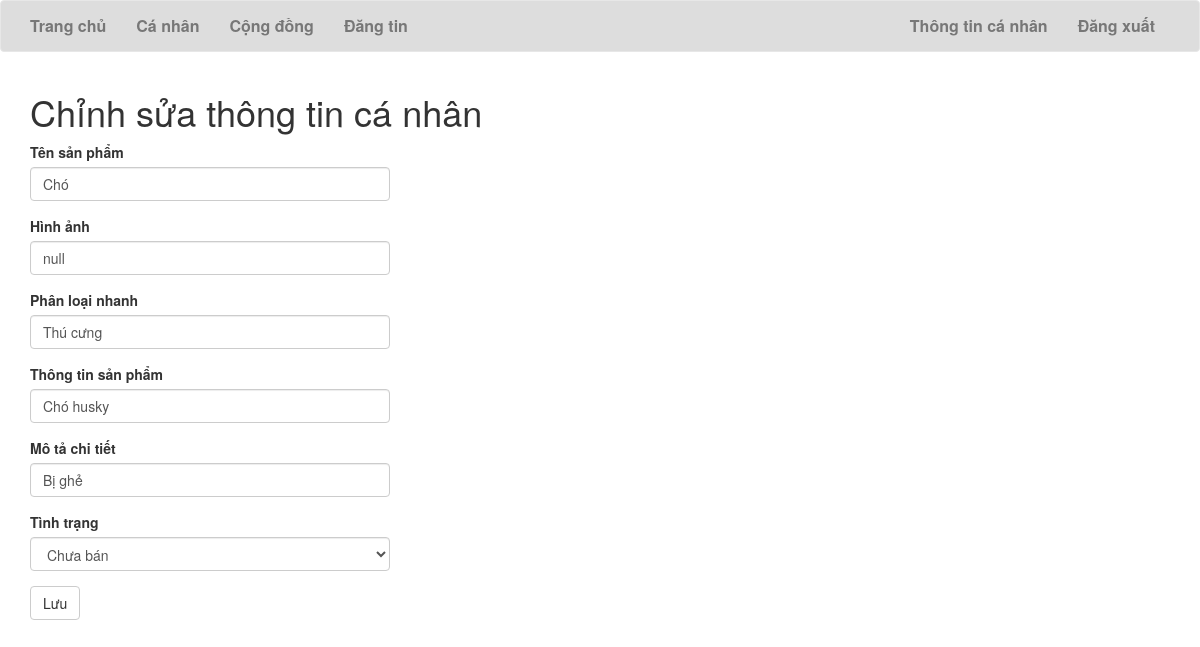
The page /edit_post/1 (signed in) on the database its author committed.
### website/models.py (models this page shows, shortened)
class Post(db.Model):
    id = db.Column(db.Integer, primary_key=True)
    title = db.Column(db.String(140))
    image_url = db.Column(db.String(140))
    category = db.Column(db.String(50))
    infor = db.Column(db.String(500))
    detail = db.Column(db.String(500))
    status = db.Column(db.Integer, default=0)
    timestamp = db.Column(db.DateTime, index=True, default=datetime.utcnow())
    user_id = db.Column(db.Integer, db.ForeignKey('user.id'))
    comments = db.relationship('Comment', backref='post', lazy="dynamic")

### website/main/routes.py (the view)
@bp.route('/edit_post/<post_id>', methods=["GET", "POST"])
@login_required
def edit_post(post_id):
    post = Post.query.filter_by(id=post_id).first_or_404()
    if current_user != post.author:
        flash('Bạn không thể chỉnh sửa bài viết này!')
        return redirect(url_for('main.explore'))
    form = PostUpdate()
    if form.validate_on_submit():
        post.title = form.title.data
        post.image_url = form.image_url.data
        post.category = form.category.data
        post.infor = form.infor.data
        post.detail = form.detail.data
        post.status = 1 if form.status.data == 'Đã bán' else 0
        db.session.add(post)
        db.session.commit()
        flash('Thay đổi đã được lưu.')
        return redirect(url_for('main.post_detail', post_id=post.id))
    elif request.method == 'GET':
        form.title.data = post.title
        form.image_url.data = post.image_url
        form.category.data = post.category
        form.infor.data = post.infor
        form.detail.data = post.detail
        form.status.data = 'Chưa bán' if post.status == 0 else 1
    return render_template('main/edit_post.html', title='Edit post', \
        form = form)

### website/main/form.py
class PostUpdate(FlaskForm):
    title = StringField(label="Tên sản phẩm", validators=[Length(min=1, max=140)])
    image_url = StringField(label="Hình ảnh")
    category = StringField(label="Phân loại nhanh", validators=[Length(min=1, max=140)])
    infor = StringField(label="Thông tin sản phẩm", validators=[Length(min=1, max=500)])
    detail = StringField(label="Mô tả chi tiết")
    submit = SubmitField(label="Đăng")
    status = SelectField(label="Tình trạng", choices=['Chưa bán', 'Đã bán'])
    submit = SubmitField(label='Lưu')

### website/main/routes.py (called while the page is built)
@bp.before_request
def before_request():
    if current_user.is_authenticated:
        current_user.last_seen = datetime.utcnow()
        db.session.commit()

### website/models.py (called while the page is built)
@login.user_loader
def load_user(id):
    return User.query.get(int(id))

### website/templates/main/edit_post.html
{% extends "base.html" %}
{% import 'bootstrap/wtf.html' as wtf %}
{% block web_content %}
    <h1>Chỉnh sửa thông tin cá nhân</h1>
    <div class="row">
        <div class="col-md-4">
            {{ wtf.quick_form(form) }}
        </div>
    </div>
{% endblock %}

### rows shown on the page
Post: title "Chó", image_url "null", category "Thú cưng", infor "Chó husky", detail "Bị ghẻ", status "Chưa bán"
